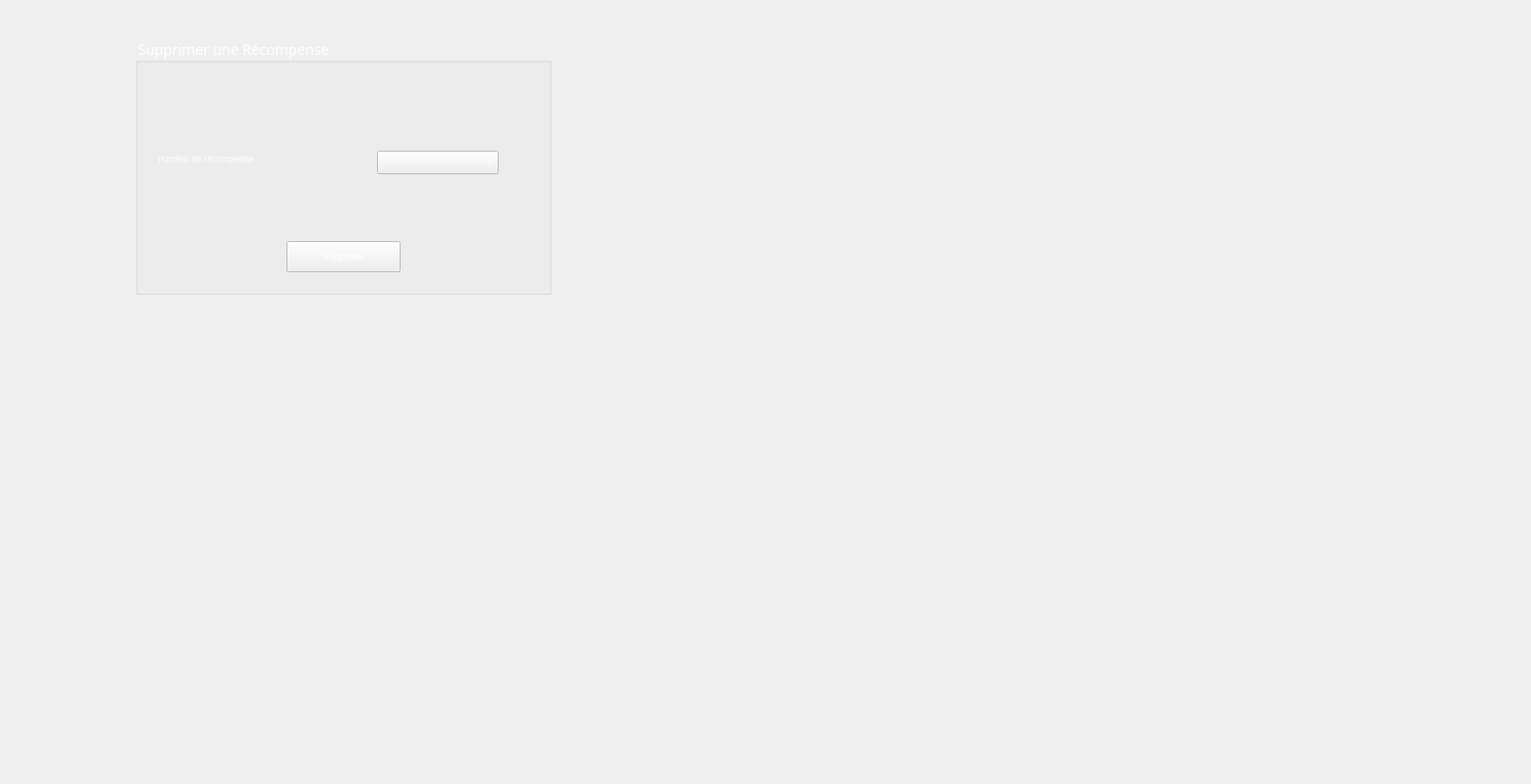
      <widget class="QWidget" name="supprimerRecompense">
       <attribute name="title">
        <string>Supprimer</string>
       </attribute>
       <widget class="QLabel" name="label_photo_4">
        <property name="geometry">
         <rect>
          <x>-850</x>
          <y>-390</y>
          <width>2021</width>
          <height>1031</height>
         </rect>
        </property>
        <property name="text">
         <string/>
        </property>
        <property name="pixmap">
         <pixmap>../imagesQT/suppcongback.jpg</pixmap>
        </property>
       </widget>
       <widget class="QGroupBox" name="groupBox_4">
        <property name="geometry">
         <rect>
          <x>180</x>
          <y>50</y>
          <width>551</width>
          <height>341</height>
         </rect>
        </property>
        <property name="font">
         <font>
          <family>Rockwell</family>
          <pointsize>14</pointsize>
          <weight>50</weight>
          <italic>false</italic>
          <bold>false</bold>
         </font>
        </property>
        <property name="layoutDirection">
         <enum>Qt::LeftToRight</enum>
        </property>
        <property name="styleSheet">
         <string notr="true">color:rgb(255, 255, 255)</string>
        </property>
        <property name="title">
         <string>Supprimer une Récompense</string>
        </property>
        <widget class="QLabel" name="label_30">
         <property name="geometry">
          <rect>
           <x>168</x>
           <y>318</y>
           <width>2101</width>
           <height>2211</height>
          </rect>
         </property>
         <property name="text">
          <string/>
         </property>
         <property name="pixmap">
          <pixmap>../Documents/temp/macaron.jpg</pixmap>
         </property>
        </widget>
        <widget class="QComboBox" name="comboBoxempsup_2">
         <property name="geometry">
          <rect>
           <x>320</x>
           <y>150</y>
           <width>161</width>
           <height>31</height>
          </rect>
         </property>
        </widget>
        <widget class="QLabel" name="label_25">
         <property name="geometry">
          <rect>
           <x>30</x>
           <y>140</y>
           <width>261</width>
           <height>41</height>
          </rect>
         </property>
         <property name="text">
          <string>numéro de récompense</string>
         </property>
        </widget>
        <widget class="QPushButton" name="Supprimer_2">
         <property name="geometry">
          <rect>
           <x>200</x>
           <y>270</y>
           <width>151</width>
           <height>41</height>
          </rect>
         </property>
         <property name="text">
          <string>Supprimer</string>
         </property>
        </widget>
       </widget>
       <widget class="QLabel" name="label_43">
        <property name="geometry">
         <rect>
          <x>-10</x>
          <y>-30</y>
          <width>791</width>
          <height>471</height>
         </rect>
        </property>
        <property name="styleSheet">
         <string notr="true">background:url(:/13.jpg)</string>
        </property>
        <property name="text">
         <string/>
        </property>
       </widget>
       <zorder>label_43</zorder>
       <zorder>label_photo_4</zorder>
       <zorder>groupBox_4</zorder>
      </widget>
